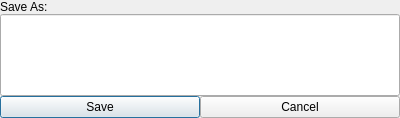
<?xml version="1.0" encoding="UTF-8"?>
<ui version="4.0">
 <author>Bernd Stramm &lt;bernd.stramm@gmail.com&gt;</author>
 <class>SaveName</class>
 <widget class="QDialog" name="SaveName">
  <property name="geometry">
   <rect>
    <x>0</x>
    <y>0</y>
    <width>400</width>
    <height>118</height>
   </rect>
  </property>
  <property name="windowTitle">
   <string>Save Direct Authentication</string>
  </property>
  <property name="windowIcon">
   <iconset resource="../dchat.qrc">
    <normaloff>:/dchatlogo.png</normaloff>:/dchatlogo.png</iconset>
  </property>
  <layout class="QGridLayout" name="gridLayout">
   <item row="0" column="0">
    <widget class="QLabel" name="label">
     <property name="text">
      <string>Save As:</string>
     </property>
    </widget>
   </item>
   <item row="1" column="0">
    <widget class="QLineEdit" name="nickEdit">
     <property name="sizePolicy">
      <sizepolicy hsizetype="Expanding" vsizetype="MinimumExpanding">
       <horstretch>0</horstretch>
       <verstretch>0</verstretch>
      </sizepolicy>
     </property>
    </widget>
   </item>
   <item row="2" column="0">
    <layout class="QHBoxLayout" name="horizontalLayout">
     <item>
      <widget class="QPushButton" name="saveButton">
       <property name="text">
        <string>Save</string>
       </property>
      </widget>
     </item>
     <item>
      <widget class="QPushButton" name="cancelButton">
       <property name="text">
        <string>Cancel</string>
       </property>
      </widget>
     </item>
    </layout>
   </item>
  </layout>
 </widget>
 <layoutdefault spacing="0" margin="0"/>
 <resources>
  <include location="../dchat.qrc"/>
 </resources>
 <connections/>
</ui>
